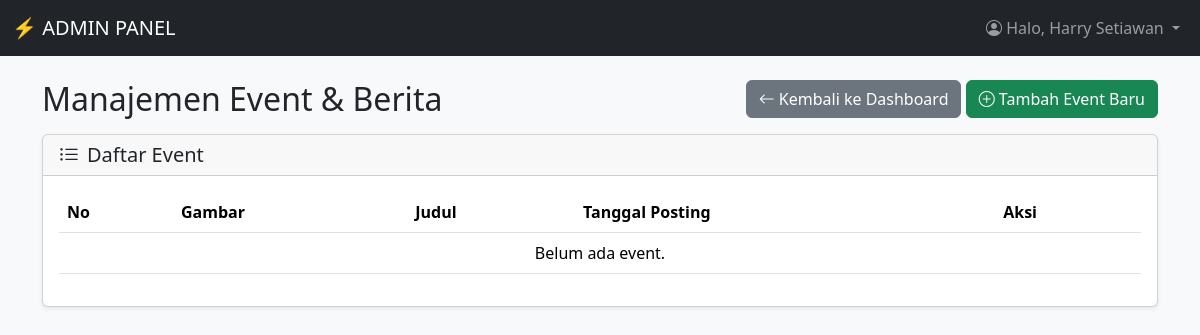
The app's page /admin/event.php (signed in), older data.
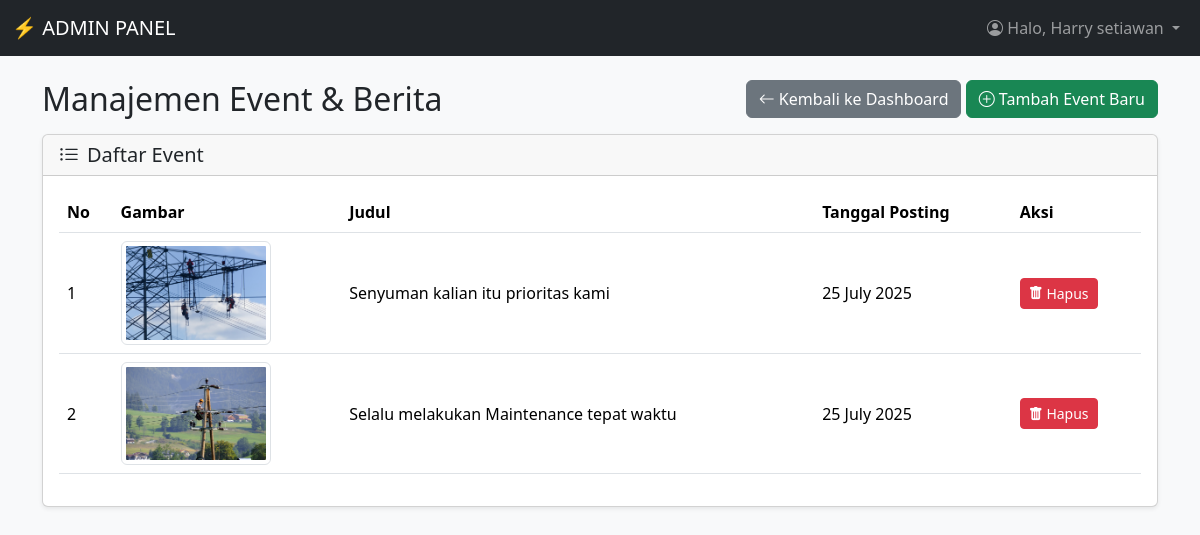
The same page, newer data.
### tables this page shows
CREATE TABLE `events` (
  `id_event` int(11) NOT NULL,
  `judul` varchar(255) NOT NULL,
  `keterangan` text NOT NULL,
  `gambar` varchar(255) NOT NULL,
  `tanggal_posting` timestamp NOT NULL DEFAULT current_timestamp()
);

### admin/event.php (the view, shortened to what this page needs)
<?php
require '../config/database.php';
$result = mysqli_query($koneksi, "SELECT * FROM events ORDER BY tanggal_posting DESC");
require '../includes/header.php';
?>
<link rel="stylesheet" href="https://cdn.jsdelivr.net/npm/bootstrap-icons@1.11.3/font/bootstrap-icons.min.css">
<nav class="navbar navbar-expand-lg navbar-dark bg-dark sticky-top">
    <div class="container-fluid">
        <a class="navbar-brand" href="index.php">⚡ ADMIN PANEL</a>
        <div class="collapse navbar-collapse" id="navbarNav">
            <ul class="navbar-nav ms-auto">
                <li class="nav-item dropdown">
                    <a class="nav-link dropdown-toggle" href="#" id="navbarDropdown" role="button" data-bs-toggle="dropdown" aria-expanded="false">
                        <i class="bi bi-person-circle"></i> Halo, <?= htmlspecialchars($_SESSION['nama_lengkap']); ?>
                    </a>
                </li>
            </ul>
        </div>
    </div>
</nav>
<div class="container mt-4">
    <div class="d-flex justify-content-between align-items-center mb-3">
        <h2 class="mb-0">Manajemen Event & Berita</h2>
        <div>
            <a href="index.php" class="btn btn-secondary"><i class="bi bi-arrow-left"></i> Kembali ke Dashboard</a>
            <a href="tambah_event.php" class="btn btn-success"><i class="bi bi-plus-circle"></i> Tambah Event Baru</a>
        </div>
    </div>
    <div class="card shadow-sm">
        <div class="card-header">
            <h5 class="mb-0"><i class="bi bi-list-ul me-2"></i>Daftar Event</h5>
        </div>
        <div class="card-body">
            <div class="table-responsive">
                <table class="table table-hover align-middle">
                    <thead>
                        <tr>
                            <th>No</th>
                            <th>Gambar</th>
                            <th>Judul</th>
                            <th>Tanggal Posting</th>
                            <th>Aksi</th>
                        </tr>
                    </thead>
                    <tbody>
                        <?php if (mysqli_num_rows($result) > 0): $no = 1; ?>
                            <?php while($row = mysqli_fetch_assoc($result)): ?>
                                <tr>
                                    <td><?= $no++; ?></td>
                                    <td><img src="../uploads/events/<?= htmlspecialchars($row['gambar']); ?>" width="150" class="img-thumbnail"></td>
                                    <td><?= htmlspecialchars($row['judul']); ?></td>
                                    <td><?= date('d F Y', strtotime($row['tanggal_posting'])); ?></td>
                                    <td>
                                        <a href="hapus_event.php?id=<?= $row['id_event']; ?>" class="btn btn-sm btn-danger" onclick="return confirm('Yakin ingin menghapus event ini?')"><i class="bi bi-trash-fill"></i> Hapus</a>
                                    </td>
                                </tr>
                            <?php endwhile; ?>
                        <?php else: ?>
                            <tr><td colspan="5" class="text-center">Belum ada event.</td></tr>
                        <?php endif; ?>
                    </tbody>
                </table>
            </div>
        </div>
    </div>
</div>
<?php require '../includes/footer.php'; ?>

### includes/header.php (shortened to what this page needs)
<!doctype html>
<html lang="id">
<head>
    <link href="https://cdn.jsdelivr.net/npm/bootstrap@5.3.3/dist/css/bootstrap.min.css" rel="stylesheet">
    <link rel="stylesheet" href="https://cdn.jsdelivr.net/npm/bootstrap-icons@1.11.3/font/bootstrap-icons.min.css">
    <link rel="stylesheet" href="/listrik-pascabayar/assets/css/admin_style.css">
    <link rel="stylesheet" href="/listrik-pascabayar/assets/css/pelanggan_style.css">
    <link rel="stylesheet" href="/listrik-pascabayar/assets/css/style.css">
</head>
<body class="bg-light"></body>

### includes/footer.php (shortened to what this page needs)
</body>
</html>

Row changes from the older to the newer data that the page shows:
added events: gambar (picture), judul "Senyuman kalian itu prioritas kami", tanggal_posting "25 July 2025"
added events: gambar (picture), judul "Selalu melakukan Maintenance tepat waktu", tanggal_posting "25 July 2025"
Text that changed along with them:
$_SESSION['nama_lengkap']: "Harry Setiawan" → "Harry setiawan"
text no longer shown: "Belum ada event."
